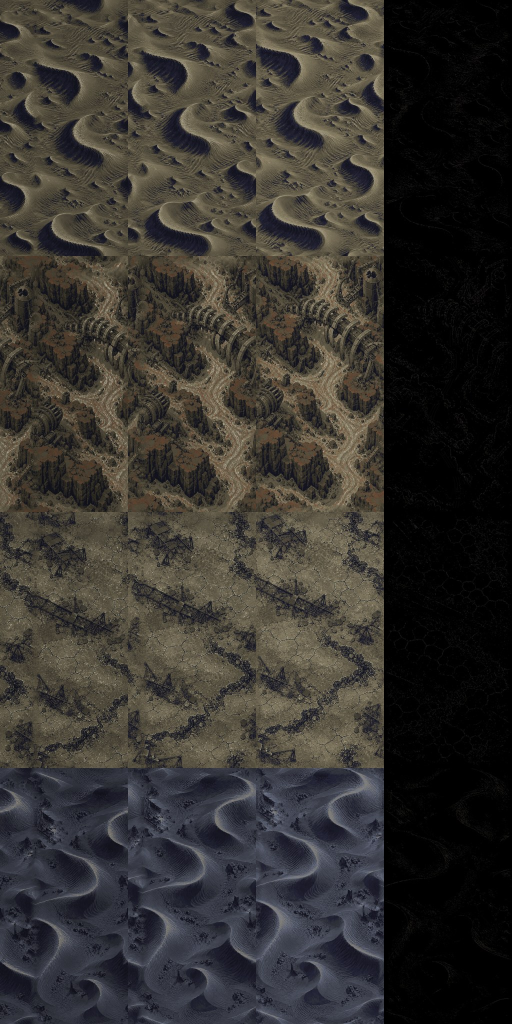
#> input picture Pause/Assets/Art/Boulders~/Desert/src~/ref_variants.jpg, 1024 x 2048 px, given in place of sky.png, which was not available (shown at 1/2 size)
$ python verify_ember.py '../../../../../Boulders~/Desert/src~' '../../../../../Boulders~/Desert/src~/ref_variants.jpg'
#> lines starting #> are read from the running program, lines starting #| are printed output that depends on the picture; pictures that were not available may be replaced by others from this repository, and a replacement may not be noted
"""usage: verify_ember.py V OLDDIR  -- sizes, alpha, seams, pink, caps, lane proxy, fire-coloured mass in mid"""
import sys, os
from pathlib import Path
import numpy as np
from PIL import Image
v, old = sys.argv[1], Path(sys.argv[2])
new = Path(__file__).resolve().parents[5] / "Backgrounds/Resources/Worlds/Ember/Backdrop3" / f"v{v}"
def lin(c): return np.where(c <= .03928, c / 12.92, ((c + .055) / 1.055) ** 2.4)
def lum(a): return .2126 * lin(a[..., 0]) + .7152 * lin(a[..., 1]) + .0722 * lin(a[..., 2])
for r in ["sky", "far", "mid", "flow"]:
    o = Image.open(old / f"{r}.png"); n = Image.open(new / f"{r}.png")
#> further down, o is the input picture: PIL image 1024x2048 RGB; mean R, G, B 53.6, 50.8, 46.7
    A = np.asarray(n.convert("RGBA")).astype(np.float32) / 255; O = np.asarray(o.convert("RGBA")).astype(np.float32) / 255
    rgb = A[..., :3]; mx = rgb.max(2); mn = rgb.min(2); d = mx - mn
#> after `mn = rgb.min(2)`:
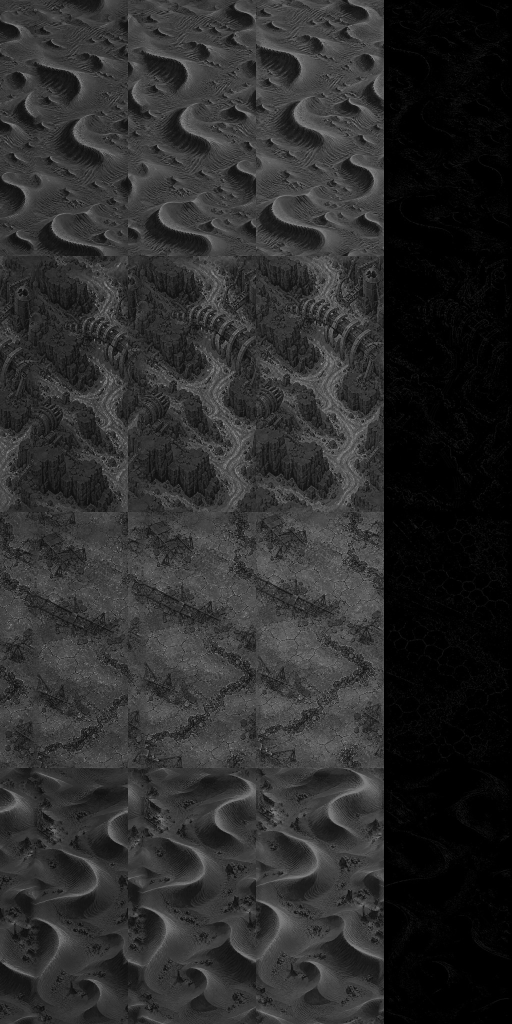
#> mn: shape (2048, 1024) float32 (shown at 1/2 size); min 0, max 0.643, mean 0.171
#> after `d = mx - mn`:
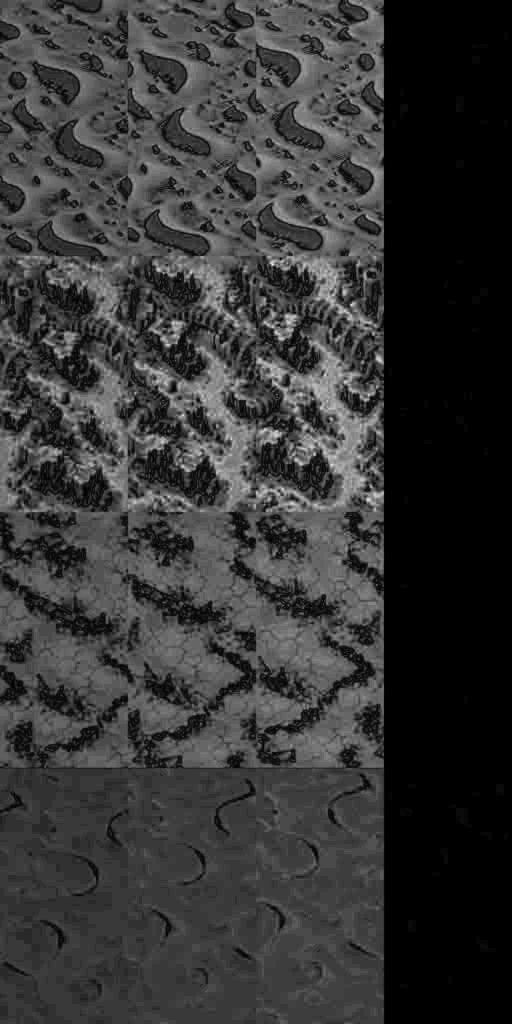
#> d: shape (2048, 1024) float32 (shown at 1/2 size); min 0, max 0.243, mean 0.0516; drawn with min black and max white
    hsv = np.asarray(n.convert("RGB").convert("HSV")).astype(np.float32); hue = hsv[..., 0] * 360 / 255; sat = d / np.maximum(mx, 1e-3)
#> after `hsv = np.asarray(n.convert('RGB').convert('HSV')).astype(np.float32)`:
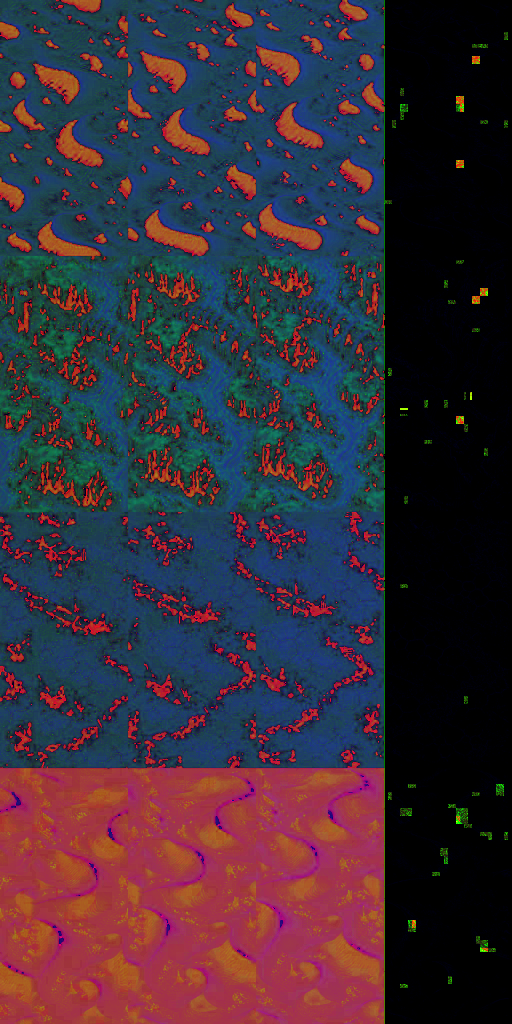
#> hsv: shape (2048, 1024, 3) float32 (shown at 1/2 size); mean R, G, B 57.8, 45.5, 56.6
#> after `hue = hsv[..., 0] * 360 / 255`:
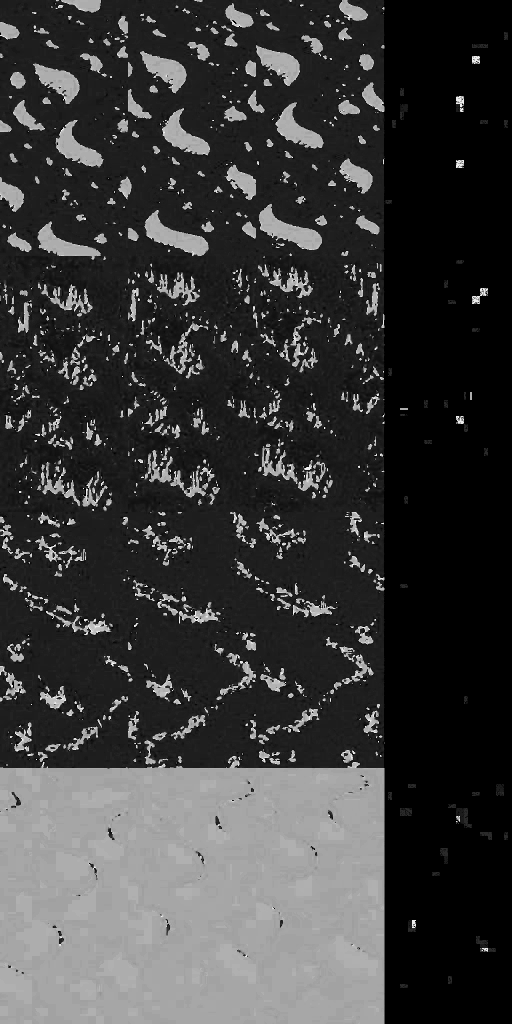
#> hue: shape (2048, 1024) float32 (shown at 1/2 size); min 0, max 352.9, mean 81.9; drawn with min black and max white
#> after `sat = d / np.maximum(mx, 0.001)`:
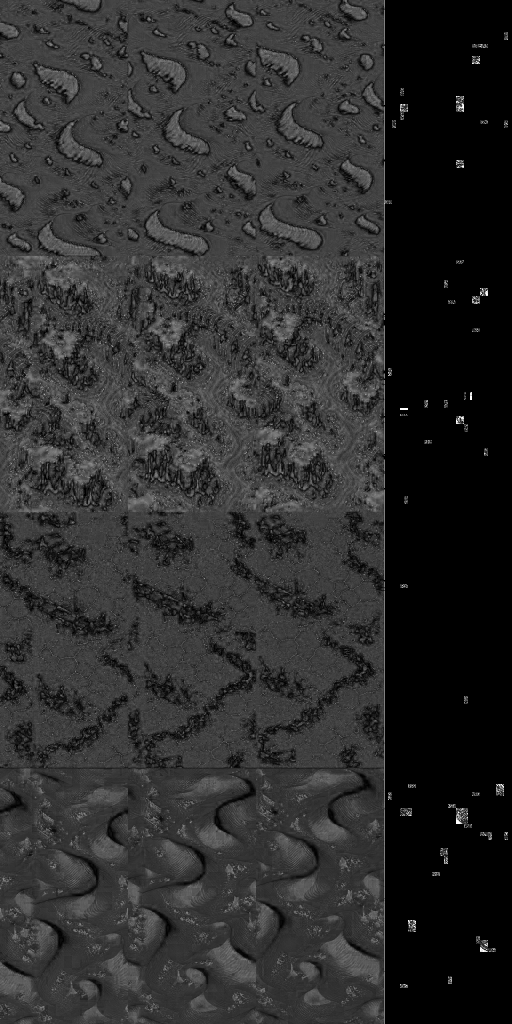
#> sat: shape (2048, 1024) float32 (shown at 1/2 size); min 0, max 1, mean 0.18
    pink = ((hue > 285) & (hue < 345) & (sat > .3) & (mx > .25)).sum()
#> pink = 0
    fire = ((hue < 65) & (sat > .6) & (mx > .35)).mean()
#> fire = 0
    ofire = None
    if r != "flow":
        oh = np.asarray(o.convert("RGB").convert("HSV")).astype(np.float32); ohue = oh[..., 0] * 360 / 255
        om = O[..., :3].max(2); od = om - O[..., :3].min(2); osat = od / np.maximum(om, 1e-3)
        ofire = ((ohue < 65) & (osat > .6) & (om > .35)).mean()
#> ofire = 0
    lane = lambda X: float(np.median(lum(X[:, int(512 * .2):int(512 * .8), :3])))
    sz = lambda p: os.path.getsize(p)
    arr = np.asarray(n)
    seam = (int(np.abs(arr[0].astype(int) - arr[-1]).max()), int(np.abs(arr[:, 0].astype(int) - arr[:, -1]).max()))
#> seam = (97, 164)
    print(f"v{v} {r:4s} size {n.size}=={o.size} mode {n.mode}/{o.mode} alpha_same {bool((A[..., 3] == O[..., 3]).all()) if r=='flow' else A[...,3].min()==1} "
          f"seam {seam} pink {pink} | p90 {np.percentile(mx,90):.3f} (old {np.percentile(O[...,:3].max(2),90):.3f}) lum {lum(rgb).mean():.3f} (old {lum(O[...,:3]).mean():.3f}) "
          f"chroma {d.mean():.3f} (old {(O[...,:3].max(2)-O[...,:3].min(2)).mean():.3f}) laneMedLum {lane(A):.4f} (old {lane(O):.4f}) "
          f"fireMass {fire:.3f} (old {ofire if ofire is None else round(float(ofire),3)}) bytes {sz(new/(r+'.png'))} (old {sz(old/(r+'.png'))})")
#> in lin (call 3), `def lin(c): return np.where(c <= .03928, c / 12.92, ((c + .055) / 1.05..`:
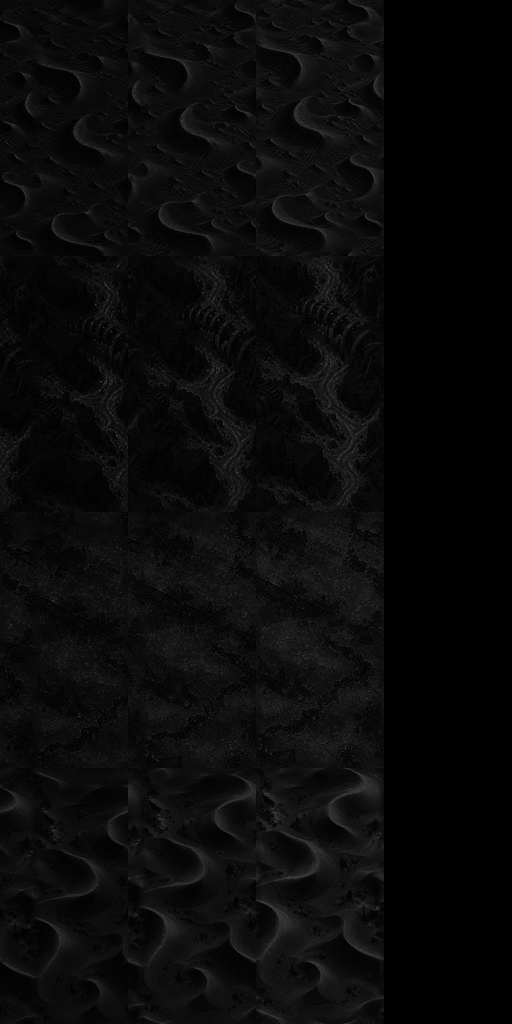
#> returned value: shape (2048, 1024) float32 (shown at 1/2 size); min 0, max 0.371, mean 0.0406
#> in lin (call 7), `def lin(c): return np.where(c <= .03928, c / 12.92, ((c + .055) / 1.05..`:
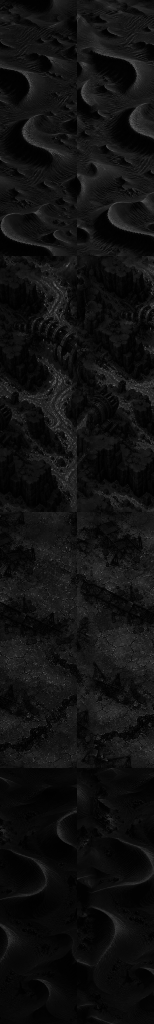
#> returned value: shape (2048, 307) float32 (shown at 1/2 size); min 0, max 0.515, mean 0.0664
#> (printed output is left out)
#> (the run stopped early here; a loop or call above may not have finished)
